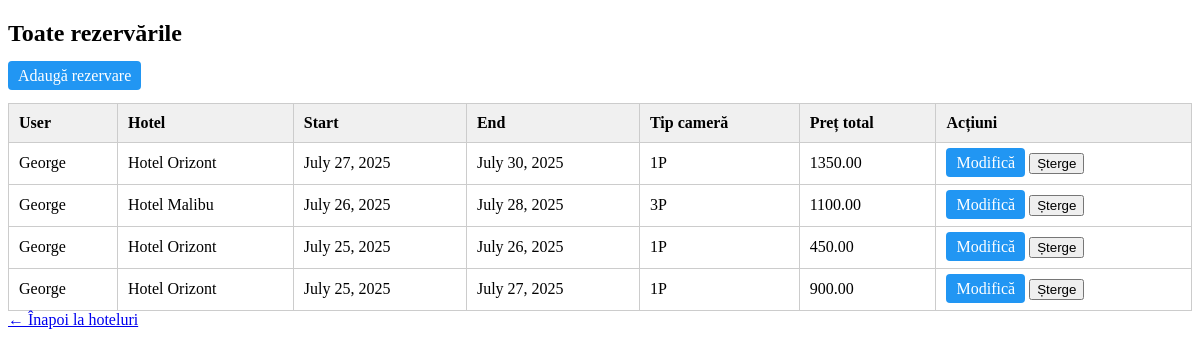
/booking/admin/reservations/ (signed in), run on an earlier commit of the app's database.
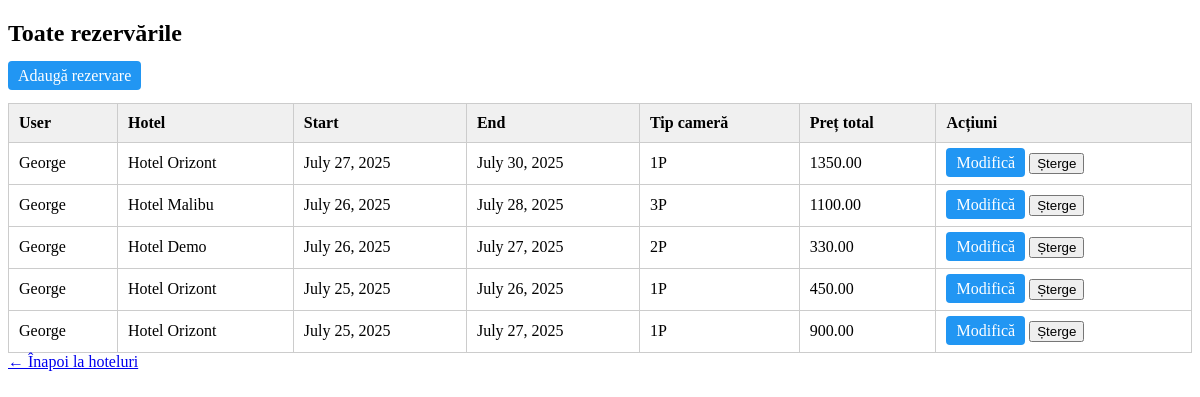
And on a later commit of the database.
### booking/models/reservation.py (models this page shows, shortened)
class Reservation(models.Model):
    user = models.ForeignKey(settings.AUTH_USER_MODEL, on_delete=models.CASCADE)
    hotel = models.ForeignKey(Hotel, on_delete=models.CASCADE)
    room_type = models.CharField(max_length=3, choices=Hotel.HOTEL_TYPES, editable=False)
    start_date = models.DateField()
    end_date = models.DateField()
    total_price = models.DecimalField(max_digits=8, decimal_places=2, blank=True, null=True)

### booking/models/user.py (models this page shows)
class CustomUser(AbstractUser):
    age = models.PositiveIntegerField(null=True, blank=True)
    profession = models.CharField(max_length=100, blank=True)

### booking/models/hotel.py (models this page shows, shortened)
class Hotel(models.Model):
    HOTEL_TYPES = [
        ('1P', 'Cameră pentru 1 persoană'),
        ('2P', 'Cameră pentru 2 persoane'),
        ('3P', 'Cameră pentru 3 persoane'),
        ('APT', 'Apartament'),
    ]
    name = models.CharField(max_length=100)
    location = models.CharField(max_length=100)
    description = models.TextField()
    available_types = models.CharField(max_length=3, choices=HOTEL_TYPES)
    price_per_night = models.DecimalField(max_digits=7, decimal_places=2)

### booking/views/reservation_views.py (the view)
# urls.py: path('admin/reservations/', all_reservations_view, name='admin_reservations'),
@staff_member_required
def all_reservations_view(request):
    reservations = Reservation.objects.select_related('user', 'hotel').all().order_by('-start_date')
    return render(request, 'booking/list.html', {
        'reservations': reservations
    })

### booking/templates/booking/list.html (shortened to what this page needs)
<!DOCTYPE html>
<html>
<head>
</head>
<body>
    <h2>Toate rezervările</h2>
    <a href="{% url 'create_reservation_admin' %}" class="button">Adaugă rezervare</a>
    <br><br>
    <table>
        <thead>
            <tr>
                <th>User</th>
                <th>Hotel</th>
                <th>Start</th>
                <th>End</th>
                <th>Tip cameră</th>
                <th>Preț total</th>
                <th>Acțiuni</th>
            </tr>
        </thead>
        <tbody>
            {% for r in reservations %}
            <tr>
                <td>{{ r.user.username }}</td>
                <td>{{ r.hotel.name }}</td>
                <td>{{ r.start_date }}</td>
                <td>{{ r.end_date }}</td>
                <td>{{ r.room_type }}</td>
                <td>{{ r.total_price }}</td>
                <td>
                    <a href="{% url 'update_reservation_admin' r.id %}" class="button">Modifică</a>
                    <form action="{% url 'delete_reservation_admin' r.id %}" method="post" style="display:inline;">
                        <button type="submit" onclick="return confirm('Ești sigur că vrei să ștergi această rezervare?');">Șterge</button>
                    </form>
                </td>
            </tr>
            {% endfor %}
        </tbody>
    </table>
    <a href="{% url 'hotels' %}">← Înapoi la hoteluri</a>
</body>
</html>

What changed in the data, as far as the page shows it:
added Reservation: user.username "George", hotel.name "Hotel Demo", start_date "July 26, 2025", end_date "July 27, 2025", room_type "2P", total_price "330.00"
